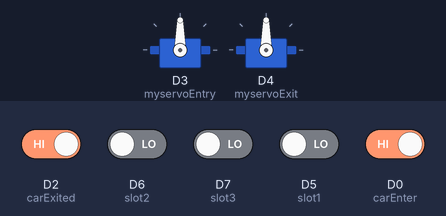
Bench run of a sketch on a simulated ESP8266 (NodeMCU). On the bench: 2 × servo. The test bench sets the inputs (shaded band); at power-on: D0 (carEnter), D2 (carExited) HIGH, D5 (slot1), D6 (slot2), D7 (slot3) LOW. WiFi joins after 1.5 s; servers stay silent unless stated; what the sketch prints to the serial monitor is not drawn.

Above: at 3.7 s.
3.8 s: D2 (carExited) driven LOW
At 6.3 s:
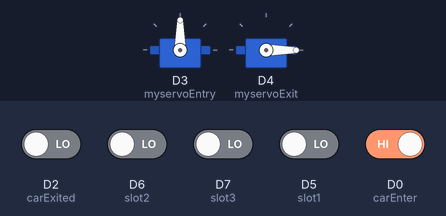
10.0 s: D0 (carEnter) driven LOW
At 12.1 s:
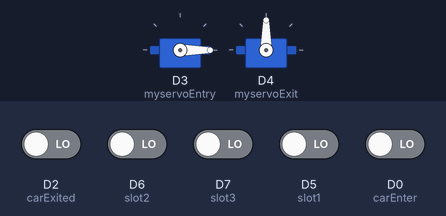
27.4 s: D2 (carExited) driven HIGH
At 32.9 s:
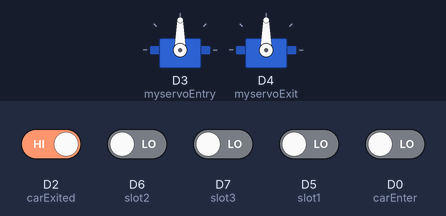
34.0 s: D0 (carEnter) driven HIGH
At 34.7 s:
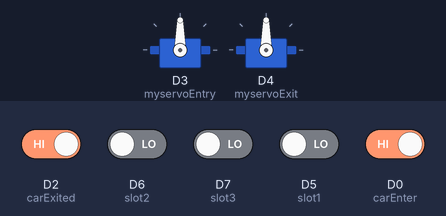
Timing chart, 0 to 37.0 s (numbered marks = the images above; inputs shaded):
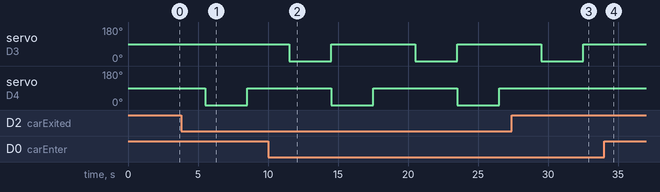

The sketch:

smartparhing.ino
```cpp
#include <ESP8266WiFi.h>
#include <Servo.h>

const char *ssid =  "unsafe";           // Enter your WiFi Name
const char *pass =  "Lem@nn91";        // Enter your WiFi Password

Servo myservoEntry;                   //servo as gate
Servo myservoExit;                   //servo as gate

int carEnter = D0;                    // entry sensor
int carExited = D2;                  //exi sensor
int slot4 = D8;
int slot3 = D7;
int slot2 = D6;
int slot1  = D5;

const int CLOSE_ANGLE = 90;              // The closing angle of the servo motor arm
const int OPEN_ANGLE = 0;               // The opening angle of the servo motor arm

int  hh, mm, ss;
int count = 0;
int pos;
int posTwo;
int total = 2;
int space;

//for synchronized control with the front
int flag1 = 0;
int flag2 = 0;
int special_slot = 1;

//String h, m,EntryTimeSlot1,ExitTimeSlot1, EntryTimeSlot2,ExitTimeSlot2, EntryTimeSlot3,ExitTimeSlot3, EntryTimeSlot4,ExitTimeSlot4;
boolean entrysensor, exitsensor;
boolean s1,s2,s3,s4,s5,s6;

boolean s1_occupied = false;
boolean s2_occupied = false;
boolean s3_occupied = false;
boolean s4_occupied = false;
boolean s5_occupied = true;
boolean s6_occupied = true;


//void slotOne();
//void slotTwo();
//void slotThree();
//void entryGate():
//void exitGate();
//void getRequest();
//void sendDatas();

void setup() {
  delay(1000);
  Serial.begin (9600);

  myservoEntry.attach(D3);             // servo pin to D3
  myservoExit.attach(D4);            // servo pin to D5
  pinMode(carExited, INPUT);        // ir as input
  pinMode(carEnter, INPUT);         // ir as input
  pinMode(slot1, INPUT);
  pinMode(slot2, INPUT);
  pinMode(slot3, INPUT);
  wifiConnection();

}

void loop() {
  entryGate();
  exitGate();
  slotOne();
  slotTwo();
  slotThree();
  Serial.print("total de vagas disponives: ");
  Serial.println(space);
  delay(3000);
  space = total;

}

void wifiConnection(){
    WiFi.begin(ssid, pass);                                     //try to connect with wifi
    Serial.print("Connecting to ");
    Serial.print(ssid);                                         // display ssid
    while (WiFi.status() != WL_CONNECTED) {
      Serial.print(".");                                      // if not connected print this
      delay(500);
    }
    Serial.println();
    Serial.print("Connected to ");
    Serial.println(ssid);
    Serial.print("IP Address is : ");
    Serial.println(WiFi.localIP());                        //print local IP address
 }
void entryGate(){

   entrysensor= !digitalRead(carEnter);
    if (entrysensor == 1) {                             // if high then count and send data
      if(space > 0 ){
         count=  count+1;                             //increment count
         myservoEntry.write(OPEN_ANGLE);
         delay(3000);
         myservoEntry.write(CLOSE_ANGLE);
         space = space -1;
      }
      else{
        Serial.println("Desculpe, nenuhuma vaga disponível");
        delay(1000);
      }
    }
}

void exitGate(){
   exitsensor = !digitalRead(carExited);
   if (exitsensor == 1) {                                 //if high then count and send
     count= count-1;                                    //decrement count
     myservoExit.write(OPEN_ANGLE);
     delay(3000);
     myservoExit.write(CLOSE_ANGLE);
     space = space +1;
  }
 }

void slotOne(){
  s1 = digitalRead(slot1);
  if (s1 == 1 && s1_occupied == false) {
        Serial.println("vaga 1 está disponivel ");
        s1_occupied = true;
   }
  if(s1 == 0 && s1_occupied == true) {
       Serial.println("Vaga 1 está ocupada ");
       s1_occupied = false;
  }

}

void slotTwo(){
  s2 = digitalRead(slot2);
  if (s2 == 1&& s2_occupied == false) {
      Serial.println("Vaga 2 está disponivel ");
      s2_occupied = true;
    }
 if (s2 == 0 && s2_occupied == true) {
     Serial.println(" Vaga 2 está ocupada ");

     s2_occupied = false;
  }

}

//special slot
void slotThree(){
  s3 = digitalRead(slot3);
  if (s3 == 1&& s3_occupied == false) {
     Serial.println("Vaga 3 está disponivel ");
     s3_occupied = true;

  }
 if(s3 == 0 && s3_occupied == true) {
     Serial.println("Vaga 3 ocupada ");
     s3_occupied = false;
     special_slot--;
 }
}

void slotFower(){
  s4 = digitalRead(slot4);
  if (s4 == 1&& s4_occupied == false) {
     Serial.println("Vaga 4 está disponivel ");
     s4_occupied = true;
  }
 if(s4 == 0 && s4_occupied == true) {
     Serial.println("Vaga 4 ocupada ");
     s4_occupied = false;
 }
}

void slotFive(){
  s5 = 0;
  if (s3 == 1&& s3_occupied == false) {
     Serial.println("Vaga 5 está disponivel ");
     s3_occupied = true;
  }
 if(s3 == 0 && s3_occupied == true) {
     Serial.println("Vaga 5 ocupada ");
     s3_occupied = false;
 }
}

void slotSix(){
  s6 = 0;
  if (s3 == 1&& s3_occupied == false) {
     Serial.println("Vaga 6 está disponivel ");
     s3_occupied = true;
  }
 if(s3 == 0 && s3_occupied == true) {
     Serial.println("Vaga 6 ocupada ");
     s3_occupied = false;
 }
}
```

Measured:
- after the input at 3.8 s, servo on D4 (myservoExit): 90° → 0° after 1.7 s, → 90° 3.0 s later
- after the input at 10.0 s, servo on D3 (myservoEntry): alternates 90° for 6.0 s and 0° for 3.0 s, starting after 1.5 s; servo on D4 (myservoExit): alternates 90° for 6.0 s and 0° for 3.0 s, starting after 4.5 s
- after the input at 27.4 s, servo on D4 (myservoExit): stays 90° (without the input it goes to 0° after 5.1 s)
- after the input at 34.0 s, servo on D3 (myservoEntry): stays 90° (without the input it goes to 0° after 1.5 s)
